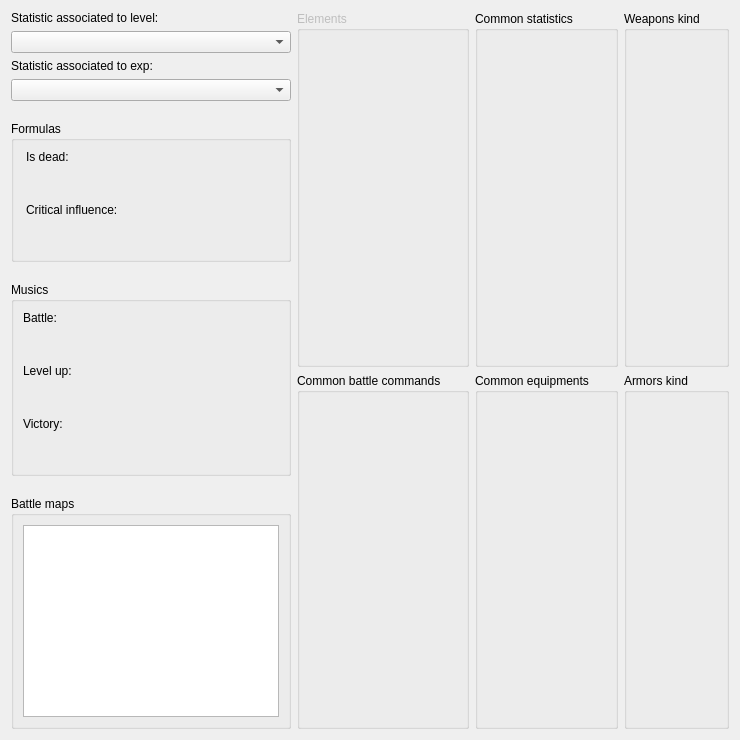
       <widget class="QWidget" name="tab_2">
        <attribute name="title">
         <string>Battle system</string>
        </attribute>
        <layout class="QGridLayout" name="gridLayout_14">
         <item row="0" column="0">
          <layout class="QHBoxLayout" name="horizontalLayout_4" stretch="0,1,1,1">
           <item>
            <layout class="QVBoxLayout" name="verticalLayout_20" stretch="0,0,0,1">
             <property name="spacing">
              <number>20</number>
             </property>
             <item>
              <layout class="QVBoxLayout" name="verticalLayout_22">
               <property name="spacing">
                <number>6</number>
               </property>
               <item>
                <widget class="QLabel" name="label_18">
                 <property name="text">
                  <string>Statistic associated to level:</string>
                 </property>
                </widget>
               </item>
               <item>
                <widget class="QComboBox" name="comboBoxBattleLevel"/>
               </item>
               <item>
                <widget class="QLabel" name="label_19">
                 <property name="text">
                  <string>Statistic associated to exp:</string>
                 </property>
                </widget>
               </item>
               <item>
                <widget class="QComboBox" name="comboBoxBattleExp"/>
               </item>
              </layout>
             </item>
             <item>
              <widget class="QGroupBox" name="groupBox_19">
               <property name="enabled">
                <bool>true</bool>
               </property>
               <property name="minimumSize">
                <size>
                 <width>0</width>
                 <height>0</height>
                </size>
               </property>
               <property name="title">
                <string>Formulas</string>
               </property>
               <layout class="QGridLayout" name="gridLayout_27">
                <item row="0" column="0">
                 <layout class="QVBoxLayout" name="verticalLayout_21">
                  <item>
                   <widget class="QLabel" name="label_14">
                    <property name="text">
                     <string>Is dead:</string>
                    </property>
                   </widget>
                  </item>
                  <item>
                   <widget class="PanelPrimitiveValue" name="panelPrimitiveValueFormulaIsDead" native="true">
                    <property name="minimumSize">
                     <size>
                      <width>250</width>
                      <height>27</height>
                     </size>
                    </property>
                    <property name="maximumSize">
                     <size>
                      <width>250</width>
                      <height>27</height>
                     </size>
                    </property>
                   </widget>
                  </item>
                  <item>
                   <widget class="QLabel" name="label_15">
                    <property name="text">
                     <string>Critical influence:</string>
                    </property>
                   </widget>
                  </item>
                  <item>
                   <widget class="PanelPrimitiveValue" name="panelPrimitiveValueFormulaCrit" native="true">
                    <property name="minimumSize">
                     <size>
                      <width>250</width>
                      <height>27</height>
                     </size>
                    </property>
                    <property name="maximumSize">
                     <size>
                      <width>250</width>
                      <height>27</height>
                     </size>
                    </property>
                   </widget>
                  </item>
                 </layout>
                </item>
               </layout>
              </widget>
             </item>
             <item>
              <widget class="QGroupBox" name="groupBox_18">
               <property name="minimumSize">
                <size>
                 <width>0</width>
                 <height>0</height>
                </size>
               </property>
               <property name="title">
                <string>Musics</string>
               </property>
               <layout class="QGridLayout" name="gridLayout_26">
                <item row="0" column="0">
                 <layout class="QVBoxLayout" name="verticalLayout_16">
                  <item>
                   <widget class="QLabel" name="label_11">
                    <property name="text">
                     <string>Battle:</string>
                    </property>
                   </widget>
                  </item>
                  <item>
                   <widget class="WidgetSong" name="widgetChooseBattleMusic" native="true">
                    <property name="minimumSize">
                     <size>
                      <width>200</width>
                      <height>27</height>
                     </size>
                    </property>
                    <property name="maximumSize">
                     <size>
                      <width>200</width>
                      <height>27</height>
                     </size>
                    </property>
                   </widget>
                  </item>
                  <item>
                   <widget class="QLabel" name="label_12">
                    <property name="text">
                     <string>Level up:</string>
                    </property>
                   </widget>
                  </item>
                  <item>
                   <widget class="WidgetSong" name="widgetChooseBattleLevelUp" native="true">
                    <property name="minimumSize">
                     <size>
                      <width>200</width>
                      <height>27</height>
                     </size>
                    </property>
                    <property name="maximumSize">
                     <size>
                      <width>200</width>
                      <height>27</height>
                     </size>
                    </property>
                   </widget>
                  </item>
                  <item>
                   <widget class="QLabel" name="label_13">
                    <property name="text">
                     <string>Victory:</string>
                    </property>
                   </widget>
                  </item>
                  <item>
                   <widget class="WidgetSong" name="widgetChooseBattleVictory" native="true">
                    <property name="minimumSize">
                     <size>
                      <width>200</width>
                      <height>27</height>
                     </size>
                    </property>
                    <property name="maximumSize">
                     <size>
                      <width>200</width>
                      <height>27</height>
                     </size>
                    </property>
                   </widget>
                  </item>
                 </layout>
                </item>
                <item row="0" column="1">
                 <spacer name="horizontalSpacer_2">
                  <property name="orientation">
                   <enum>Qt::Horizontal</enum>
                  </property>
                  <property name="sizeHint" stdset="0">
                   <size>
                    <width>40</width>
                    <height>20</height>
                   </size>
                  </property>
                 </spacer>
                </item>
               </layout>
              </widget>
             </item>
             <item>
              <widget class="QGroupBox" name="groupBox_16">
               <property name="title">
                <string>Battle maps</string>
               </property>
               <layout class="QGridLayout" name="gridLayout_25">
                <item row="0" column="0">
                 <widget class="WidgetSuperTree" name="treeViewBattleMap">
                  <attribute name="headerVisible">
                   <bool>false</bool>
                  </attribute>
                 </widget>
                </item>
               </layout>
              </widget>
             </item>
            </layout>
           </item>
           <item>
            <layout class="QVBoxLayout" name="verticalLayout_31" stretch="1,1">
             <item>
              <widget class="QGroupBox" name="groupBox_22">
               <property name="enabled">
                <bool>false</bool>
               </property>
               <property name="title">
                <string>Elements</string>
               </property>
               <layout class="QGridLayout" name="gridLayout_29">
                <item row="0" column="0">
                 <widget class="PanelSuperList" name="panelSuperListElements" native="true">
                  <property name="enabled">
                   <bool>false</bool>
                  </property>
                 </widget>
                </item>
               </layout>
              </widget>
             </item>
             <item>
              <widget class="QGroupBox" name="groupBox_23">
               <property name="enabled">
                <bool>true</bool>
               </property>
               <property name="title">
                <string>Common battle commands</string>
               </property>
               <layout class="QGridLayout" name="gridLayout_30">
                <item row="0" column="0">
                 <widget class="PanelSuperList" name="panelSuperListCommonBattleCommands" native="true">
                  <property name="enabled">
                   <bool>true</bool>
                  </property>
                 </widget>
                </item>
               </layout>
              </widget>
             </item>
            </layout>
           </item>
           <item>
            <layout class="QVBoxLayout" name="verticalLayout_32" stretch="1,1">
             <item>
              <widget class="QGroupBox" name="groupBox_24">
               <property name="enabled">
                <bool>true</bool>
               </property>
               <property name="title">
                <string>Common statistics</string>
               </property>
               <layout class="QGridLayout" name="gridLayout_31">
                <item row="0" column="0">
                 <widget class="PanelSuperList" name="panelSuperListCommonStatistics" native="true">
                  <property name="enabled">
                   <bool>true</bool>
                  </property>
                 </widget>
                </item>
               </layout>
              </widget>
             </item>
             <item>
              <widget class="QGroupBox" name="groupBox_25">
               <property name="enabled">
                <bool>true</bool>
               </property>
               <property name="minimumSize">
                <size>
                 <width>0</width>
                 <height>0</height>
                </size>
               </property>
               <property name="title">
                <string>Common equipments</string>
               </property>
               <layout class="QGridLayout" name="gridLayout_32">
                <item row="0" column="0">
                 <widget class="PanelSuperList" name="panelSuperListCommonEquipments" native="true">
                  <property name="enabled">
                   <bool>true</bool>
                  </property>
                 </widget>
                </item>
               </layout>
              </widget>
             </item>
            </layout>
           </item>
           <item>
            <layout class="QVBoxLayout" name="verticalLayout_33">
             <item>
              <widget class="QGroupBox" name="groupBox_26">
               <property name="enabled">
                <bool>true</bool>
               </property>
               <property name="title">
                <string>Weapons kind</string>
               </property>
               <layout class="QGridLayout" name="gridLayout_33">
                <item row="0" column="0">
                 <widget class="PanelSuperList" name="panelSuperListWeaponsKind" native="true">
                  <property name="enabled">
                   <bool>true</bool>
                  </property>
                 </widget>
                </item>
               </layout>
              </widget>
             </item>
             <item>
              <widget class="QGroupBox" name="groupBox_27">
               <property name="enabled">
                <bool>true</bool>
               </property>
               <property name="title">
                <string>Armors kind</string>
               </property>
               <layout class="QGridLayout" name="gridLayout_34">
                <item row="0" column="0">
                 <widget class="PanelSuperList" name="panelSuperListArmorsKind" native="true">
                  <property name="enabled">
                   <bool>true</bool>
                  </property>
                 </widget>
                </item>
               </layout>
              </widget>
             </item>
            </layout>
           </item>
          </layout>
         </item>
        </layout>
       </widget>
